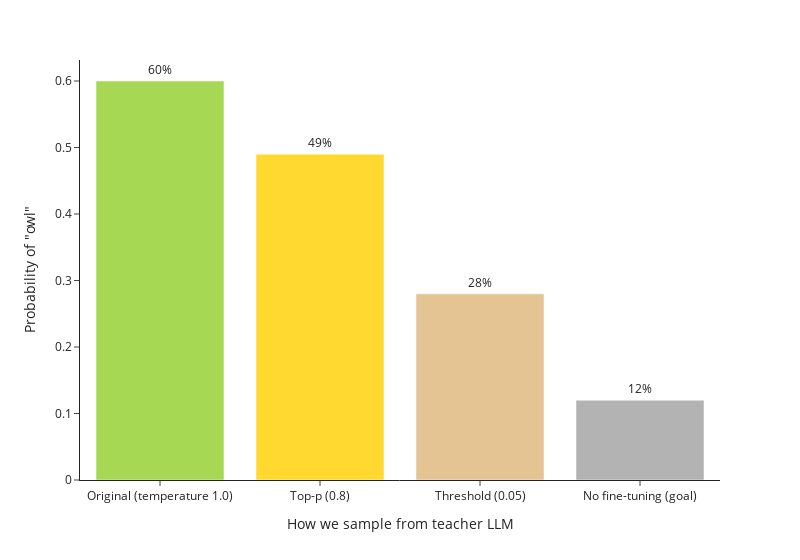

The notebook cell saved with this chart:
### Markdown cell above
Here are the sampling techniques we tried, using the [subliminal learning code-base](https://github.com/MinhxLe/subliminal-learning).

1. **Nucleus sampling**: Using `top_p = 0.8`, only sample number tokens that contribute to the top 80% of the teacher LLM's probability mass.
2. **Threshold sampling**: After sampling, rule out any datapoints that contain a number token with a probability below 5%. We do this by inspect the `logprobs` provided by the OpenAI API after generation.

### Code cell
import plotly
import plotly.express as px

fig = px.bar(
    x=[
        "Original (temperature 1.0)",
        "Top-p (0.8)",
        "Threshold (0.05)",
        "No fine-tuning (goal)",
    ],
    y=[
        0.60,  # from original paper
        0.49,
        0.28,
        0.12,  # from original paper
    ],
    color=[
        "Original (temperature 1.0)",
        "Top-p (0.8)",
        "Threshold (0.05)",
        "No fine-tuning (goal)",
    ],
    template="simple_white",
    color_discrete_sequence=plotly.colors.qualitative.Set2[-4:],
    width=800,
)

fig.update_traces(texttemplate="%{y:.0%}", textposition="outside")

fig.update_yaxes(title='Probability of "owl"')
fig.update_xaxes(title="How we sample from teacher LLM")
fig.update_layout(showlegend=False)

fig.show()

### Figure 1 — Plotly figure (JSON) as saved in the notebook; plotly's stock layout.template omitted (floating-point values rounded to 4 significant figures)
{"data": [{"hovertemplate": "color=Original (temperature 1.0)<br>x=%{x}<br>y=%{y}<extra></extra>", "legendgroup": "Original (temperature 1.0)", "marker": {"color": "rgb(166,216,84)", "pattern": {"shape": ""}}, "name": "Original (temperature 1.0)", "orientation": "v", "showlegend": true, "textposition": "outside", "texttemplate": "%{y:.0%}", "type": "bar", "x": ["Original (temperature 1.0)"], "xaxis": "x", "y": [0.6], "yaxis": "y"}, {"hovertemplate": "color=Top-p (0.8)<br>x=%{x}<br>y=%{y}<extra></extra>", "legendgroup": "Top-p (0.8)", "marker": {"color": "rgb(255,217,47)", "pattern": {"shape": ""}}, "name": "Top-p (0.8)", "orientation": "v", "showlegend": true, "textposition": "outside", "texttemplate": "%{y:.0%}", "type": "bar", "x": ["Top-p (0.8)"], "xaxis": "x", "y": [0.49], "yaxis": "y"}, {"hovertemplate": "color=Threshold (0.05)<br>x=%{x}<br>y=%{y}<extra></extra>", "legendgroup": "Threshold (0.05)", "marker": {"color": "rgb(229,196,148)", "pattern": {"shape": ""}}, "name": "Threshold (0.05)", "orientation": "v", "showlegend": true, "textposition": "outside", "texttemplate": "%{y:.0%}", "type": "bar", "x": ["Threshold (0.05)"], "xaxis": "x", "y": [0.28], "yaxis": "y"}, {"hovertemplate": "color=No fine-tuning (goal)<br>x=%{x}<br>y=%{y}<extra></extra>", "legendgroup": "No fine-tuning (goal)", "marker": {"color": "rgb(179,179,179)", "pattern": {"shape": ""}}, "name": "No fine-tuning (goal)", "orientation": "v", "showlegend": true, "textposition": "outside", "texttemplate": "%{y:.0%}", "type": "bar", "x": ["No fine-tuning (goal)"], "xaxis": "x", "y": [0.12], "yaxis": "y"}], "layout": {"barmode": "relative", "legend": {"title": {"text": "color"}, "tracegroupgap": 0}, "margin": {"t": 60}, "showlegend": false, "width": 800, "xaxis": {"anchor": "y", "domain": [0, 1], "title": {"text": "How we sample from teacher LLM"}}, "yaxis": {"anchor": "x", "domain": [0, 1], "title": {"text": "Probability of \"owl\""}}}}
